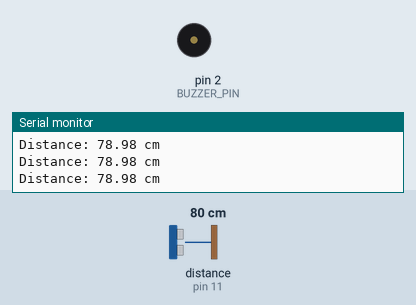
Simulated run of this sketch. Board: Arduino Uno, built with avr-gcc and run on an emulated ATmega328P. Parts: buzzer (waves = sounding, pin HIGH), the last lines printed to the serial monitor. Wiring (inferred from the names in the program): ultrasonic range finder: trigger pin 10; echo pin 11. The inputs (shaded band) are chosen by the test bench; at power-on: distance to the obstacle (sensor on pin 11) 80 cm. The echo pulse lasts 58.3 µs per cm; pins used as bus, display or sensor lines are not drawn.

Above: at 1.2 s.
1.3 s: distance to the obstacle (sensor on pin 11) set to 22 cm
2.8 s: distance to the obstacle (sensor on pin 11) set to 18 cm
At 3.9 s:
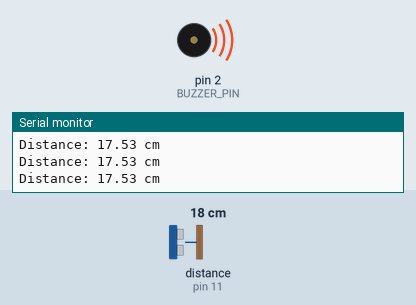
4.3 s: distance to the obstacle (sensor on pin 11) set to 35 cm
At 5.0 s:
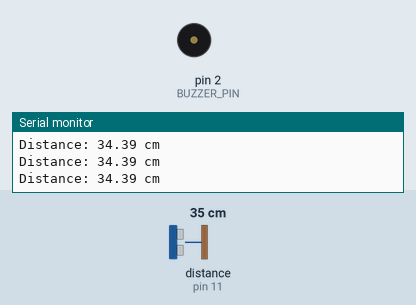
5.8 s: distance to the obstacle (sensor on pin 11) set to 2 cm
At 6.5 s:
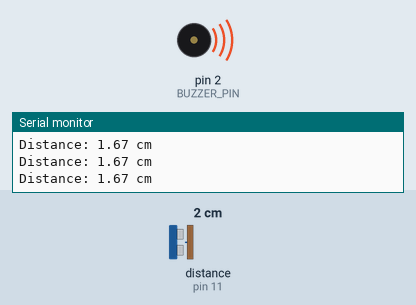
Timing chart, 0 to 8.3 s (numbered marks = the images above; inputs shaded):
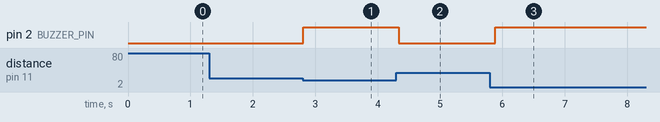

Measured:
- the behaviour switches between 21 and 20 cm on distance to the obstacle (sensor on pin 11) (found by bisection; images 0 and 1)
- after the input at 2.8 s, pin 2 (BUZZER_PIN): LOW → HIGH at once
- after the input at 4.3 s, pin 2 (BUZZER_PIN): HIGH → LOW at once
- after the input at 5.8 s, pin 2 (BUZZER_PIN): LOW → HIGH after 0.08 s

The sketch:

main.ino
```cpp
#define TRIG_PIN 10
#define ECHO_PIN 11
#define BUZZER_PIN 2

void setup() {
  pinMode(TRIG_PIN, OUTPUT);
  pinMode(ECHO_PIN, INPUT);
  pinMode(BUZZER_PIN, OUTPUT);
  Serial.begin(9600); // For debugging
}

void loop() {
  long duration;
  float distance;

  // Send a 10-microsecond pulse to trigger pin
  digitalWrite(TRIG_PIN, LOW);
  delayMicroseconds(2);
  digitalWrite(TRIG_PIN, HIGH);
  delayMicroseconds(10);
  digitalWrite(TRIG_PIN, LOW);

  // Measure the echo time
  duration = pulseIn(ECHO_PIN, HIGH);

  // Convert time to distance in cm
  distance = duration * 0.034 / 2;

  // Print distance to Serial Monitor
  Serial.print("Distance: ");
  Serial.print(distance);
  Serial.println(" cm");

  // Activate the buzzer if the distance is less than 20 cm
  if (distance < 20.0) {
    digitalWrite(BUZZER_PIN, HIGH);
  } else {
    digitalWrite(BUZZER_PIN, LOW);
  }

  delay(100); // Wait for a short time before the next reading
}
```
